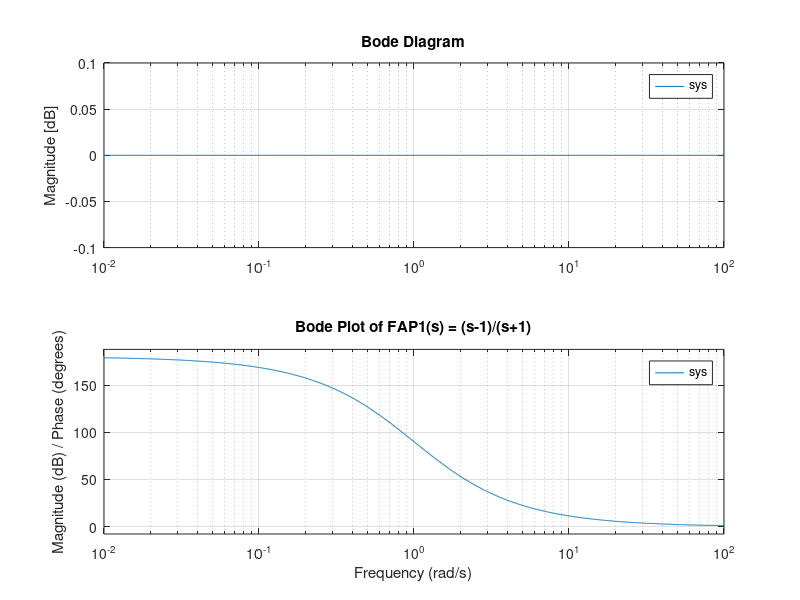
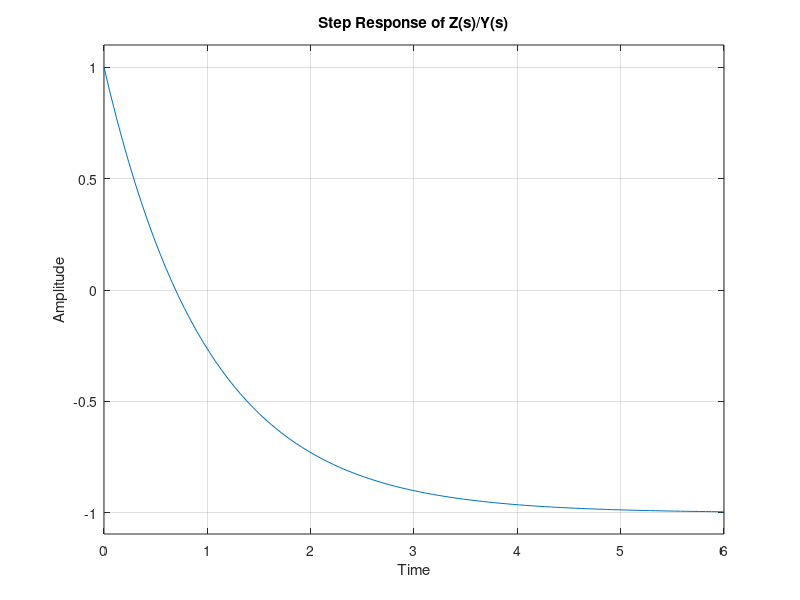

These charts were generated, in order, by the following MATLAB code: (Note: this script raises an error after producing the figures.)
%% HW 4

%% Question 1a:
clear;
num = [1, -1];
den = [1, 1];
sys = tf(num, den);

% Plot the Bode plot
bode(sys);

grid on;
title('Bode Plot of FAP1(s) = (s-1)/(s+1)');
xlabel('Frequency (rad/s)');
ylabel('Magnitude (dB) / Phase (degrees)');

%% Question 1d:
num_Y = [1, 0];
den_Y = [1, 0];
sys_Y = tf(num_Y, den_Y);
sys_f = sys / sys_Y;

% Plot the step response
figure;
step(sys_f);
grid on;
title('Step Response of Z(s)/Y(s)');
xlabel('Time');
ylabel('Amplitude');


%% Question 2b:
syms wc zeta1 zeta2 s;

% F2a(s):
zeta1 = 0.77/2;
denominator1 = s^2 + 2*zeta1*wc*s + wc^2;
poles1 = solve(denominator1, s);

% F2b(s):
zeta2 = 1.85/2;
denominator2 = s^2 + 2*zeta2*wc*s + wc^2;
poles2 = solve(denominator2, s);

%% Question 2c:
% Plot bode plots.
% Assume wc = 1.
wc = 1;
denominatorv1 = [1, 2*zeta1*wc, wc^2];
denominatorv2 = [1, 2*zeta2*wc, wc^2];
figure;
bode(tf(wc^2, denominatorv1));
hold on;
bode(tf(wc^2, denominatorv2));
legend('F2a(s)','F2b(s)');
numeratorf4 = conv(wc^2, wc^2);
denominatorf4 = conv(denominatorv1, denominatorv2);
figure;
bode(tf(numeratorf4,denominatorf4));
title('Bode Plot of F4(s)');

grid on;

%% Question 2e:
syms t zeta1 zeta2 wc;
sys_f4 = tf(numeratorf4,denominatorf4);
numerator_Y = 1;
denominator_Y = [1, 0];
sys_Y = tf(numerator_Y,denominator_Y);
sys_Z = sys_f4 * sys_Y;
figure;
step(sys_Z);
title('Step Response of F4(s)');
grid on;

%% Question 3a:
syms v g l a nu

% Define the equation
eq = -g/l * sin(v) - (a^2 * nu^2)/(2*l^2) * sin(v) * cos(v) == 0;

% Solve the equation for v
equilibrium_points_v = solve(eq, v);

%% Question 3b:
syms psi w g l a nu psi_prime w_prime s

% Define the nonlinear equation
nonlinear_eq = -g/l * sin(psi) - (a^2 * nu^2)/(2*l^2) * sin(psi) * cos(psi) + w;

% Equilibrium points determined in 3a
equilibrium_points_psi = [0, pi + acos((2*g*l)/(a^2*nu^2)), pi - acos((2*g*l)/(a^2*nu^2))];
equilibrium_points_w = [0, 0, 0];

% Linearize the equation about each equilibrium point
linearized_eqs = [];

for i = 1:length(equilibrium_points_psi)
    linearized_eq = subs(nonlinear_eq, {psi, w}, {equilibrium_points_psi(i) + psi_prime, equilibrium_points_w(i) + w_prime});
    linearized_eq = simplify(taylor(linearized_eq, [psi_prime, w_prime], 'Order', 2));
    linearized_eqs = [linearized_eqs; linearized_eq];
end

% Display the linearized equations
disp('Linearized Equations:');
disp(linearized_eqs);

% Laplace transform of the linearized equations to find the transfer function
transfer_functions = [];

for i = 1:length(equilibrium_points_psi)
    % Take the Laplace transform
    transfer_function = laplace(linearized_eqs(i), t, s);
    % Simplify the transfer function
    transfer_function = simplify(transfer_function);  
    % Store the transfer function
    transfer_functions = [transfer_functions; transfer_function];
end

% Display the transfer functions
disp('Transfer Functions:');
disp(transfer_functions);

%% Question 3c:
syms psi_prime s

% Linearized equations from 3b for each equilibrium point
linearized_eqs = [ w_prime - psi_prime*(g/l + (a^2*nu^2)/(2*l^2)), (psi_prime*a^4*nu^4 + 2*w_prime*a^2*l^2*nu^2 - 4*psi_prime*g^2*l^2)/(2*a^2*l^2*nu^2), (psi_prime*a^4*nu^4 + 2*w_prime*a^2*l^2*nu^2 - 4*psi_prime*g^2*l^2)/(2*a^2*l^2*nu^2)];

% Eigenvalues for each equilibrium point
eigenvalues = [];

for i = 1:length(linearized_eqs)
    % Coefficients matrix
    coefficients_matrix = coeffs(linearized_eqs(i), psi_prime);
    
    % Extract coefficients
    a = coefficients_matrix(1);
    b = coefficients_matrix(2);
    
    % Characteristic polynomial
    characteristic_poly = det([1, -a; 0, 1]);
    
    % Eigenvalues
    eig_vals = solve(characteristic_poly == 0, s);
    
    % Store the eigenvalues
    eigenvalues = [eigenvalues; eig_vals];
end

% Display the eigenvalues
disp('Eigenvalues for Stability Analysis:');
disp(eigenvalues);
